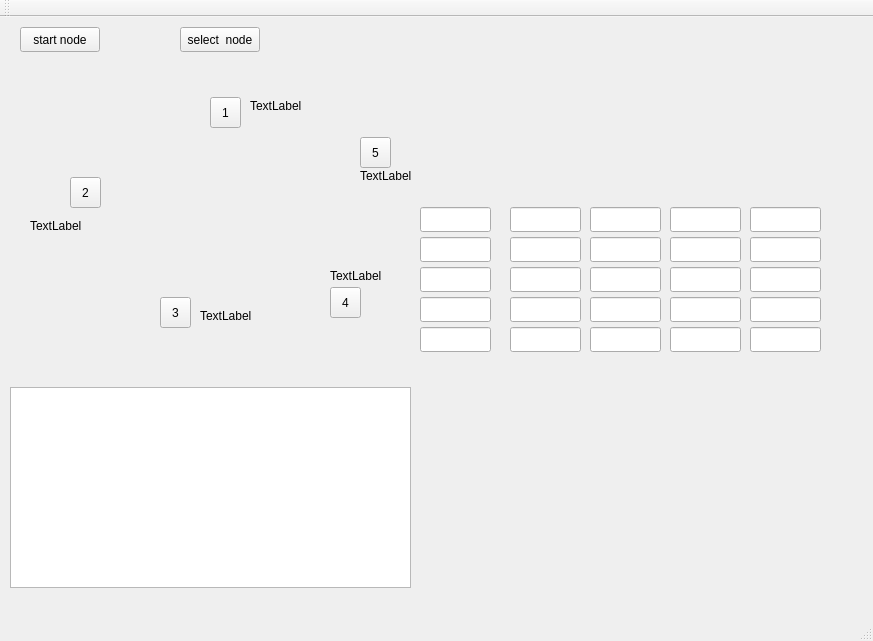
<?xml version="1.0" encoding="UTF-8"?>
<ui version="4.0">
 <class>MainWindow</class>
 <widget class="QMainWindow" name="MainWindow">
  <property name="geometry">
   <rect>
    <x>0</x>
    <y>0</y>
    <width>873</width>
    <height>641</height>
   </rect>
  </property>
  <property name="windowTitle">
   <string>MainWindow</string>
  </property>
  <widget class="QWidget" name="centralWidget">
   <widget class="QPushButton" name="pushButton">
    <property name="geometry">
     <rect>
      <x>20</x>
      <y>10</y>
      <width>80</width>
      <height>25</height>
     </rect>
    </property>
    <property name="text">
     <string>start node</string>
    </property>
   </widget>
   <widget class="QPushButton" name="pushButton_2">
    <property name="geometry">
     <rect>
      <x>180</x>
      <y>10</y>
      <width>80</width>
      <height>25</height>
     </rect>
    </property>
    <property name="text">
     <string>select  node</string>
    </property>
   </widget>
   <widget class="QTextEdit" name="textEdit">
    <property name="geometry">
     <rect>
      <x>10</x>
      <y>370</y>
      <width>401</width>
      <height>201</height>
     </rect>
    </property>
   </widget>
   <widget class="QToolButton" name="toolButton">
    <property name="geometry">
     <rect>
      <x>70</x>
      <y>160</y>
      <width>31</width>
      <height>31</height>
     </rect>
    </property>
    <property name="text">
     <string>2</string>
    </property>
   </widget>
   <widget class="QToolButton" name="toolButton_2">
    <property name="geometry">
     <rect>
      <x>160</x>
      <y>280</y>
      <width>31</width>
      <height>31</height>
     </rect>
    </property>
    <property name="text">
     <string>3</string>
    </property>
   </widget>
   <widget class="QToolButton" name="toolButton_3">
    <property name="geometry">
     <rect>
      <x>210</x>
      <y>80</y>
      <width>31</width>
      <height>31</height>
     </rect>
    </property>
    <property name="text">
     <string>1</string>
    </property>
   </widget>
   <widget class="QToolButton" name="toolButton_4">
    <property name="geometry">
     <rect>
      <x>330</x>
      <y>270</y>
      <width>31</width>
      <height>31</height>
     </rect>
    </property>
    <property name="text">
     <string>4</string>
    </property>
   </widget>
   <widget class="QToolButton" name="toolButton_5">
    <property name="geometry">
     <rect>
      <x>360</x>
      <y>120</y>
      <width>31</width>
      <height>31</height>
     </rect>
    </property>
    <property name="text">
     <string>5</string>
    </property>
   </widget>
   <widget class="QLabel" name="label">
    <property name="geometry">
     <rect>
      <x>30</x>
      <y>200</y>
      <width>58</width>
      <height>17</height>
     </rect>
    </property>
    <property name="text">
     <string>TextLabel</string>
    </property>
   </widget>
   <widget class="QLabel" name="label_2">
    <property name="geometry">
     <rect>
      <x>250</x>
      <y>80</y>
      <width>58</width>
      <height>17</height>
     </rect>
    </property>
    <property name="text">
     <string>TextLabel</string>
    </property>
   </widget>
   <widget class="QLabel" name="label_3">
    <property name="geometry">
     <rect>
      <x>360</x>
      <y>150</y>
      <width>58</width>
      <height>17</height>
     </rect>
    </property>
    <property name="text">
     <string>TextLabel</string>
    </property>
   </widget>
   <widget class="QLabel" name="label_4">
    <property name="geometry">
     <rect>
      <x>330</x>
      <y>250</y>
      <width>58</width>
      <height>17</height>
     </rect>
    </property>
    <property name="text">
     <string>TextLabel</string>
    </property>
   </widget>
   <widget class="QLabel" name="label_5">
    <property name="geometry">
     <rect>
      <x>200</x>
      <y>290</y>
      <width>58</width>
      <height>17</height>
     </rect>
    </property>
    <property name="text">
     <string>TextLabel</string>
    </property>
   </widget>
   <widget class="QLineEdit" name="lineEdit">
    <property name="geometry">
     <rect>
      <x>420</x>
      <y>190</y>
      <width>71</width>
      <height>25</height>
     </rect>
    </property>
   </widget>
   <widget class="QLineEdit" name="lineEdit_2">
    <property name="geometry">
     <rect>
      <x>420</x>
      <y>220</y>
      <width>71</width>
      <height>25</height>
     </rect>
    </property>
   </widget>
   <widget class="QLineEdit" name="lineEdit_3">
    <property name="geometry">
     <rect>
      <x>420</x>
      <y>250</y>
      <width>71</width>
      <height>25</height>
     </rect>
    </property>
   </widget>
   <widget class="QLineEdit" name="lineEdit_4">
    <property name="geometry">
     <rect>
      <x>420</x>
      <y>280</y>
      <width>71</width>
      <height>25</height>
     </rect>
    </property>
   </widget>
   <widget class="QLineEdit" name="lineEdit_5">
    <property name="geometry">
     <rect>
      <x>420</x>
      <y>310</y>
      <width>71</width>
      <height>25</height>
     </rect>
    </property>
   </widget>
   <widget class="QLineEdit" name="lineEdit_6">
    <property name="geometry">
     <rect>
      <x>510</x>
      <y>310</y>
      <width>71</width>
      <height>25</height>
     </rect>
    </property>
   </widget>
   <widget class="QLineEdit" name="lineEdit_7">
    <property name="geometry">
     <rect>
      <x>510</x>
      <y>220</y>
      <width>71</width>
      <height>25</height>
     </rect>
    </property>
   </widget>
   <widget class="QLineEdit" name="lineEdit_8">
    <property name="geometry">
     <rect>
      <x>510</x>
      <y>280</y>
      <width>71</width>
      <height>25</height>
     </rect>
    </property>
   </widget>
   <widget class="QLineEdit" name="lineEdit_9">
    <property name="geometry">
     <rect>
      <x>510</x>
      <y>190</y>
      <width>71</width>
      <height>25</height>
     </rect>
    </property>
   </widget>
   <widget class="QLineEdit" name="lineEdit_10">
    <property name="geometry">
     <rect>
      <x>510</x>
      <y>250</y>
      <width>71</width>
      <height>25</height>
     </rect>
    </property>
   </widget>
   <widget class="QLineEdit" name="lineEdit_11">
    <property name="geometry">
     <rect>
      <x>590</x>
      <y>310</y>
      <width>71</width>
      <height>25</height>
     </rect>
    </property>
   </widget>
   <widget class="QLineEdit" name="lineEdit_12">
    <property name="geometry">
     <rect>
      <x>590</x>
      <y>220</y>
      <width>71</width>
      <height>25</height>
     </rect>
    </property>
   </widget>
   <widget class="QLineEdit" name="lineEdit_13">
    <property name="geometry">
     <rect>
      <x>590</x>
      <y>280</y>
      <width>71</width>
      <height>25</height>
     </rect>
    </property>
   </widget>
   <widget class="QLineEdit" name="lineEdit_14">
    <property name="geometry">
     <rect>
      <x>590</x>
      <y>190</y>
      <width>71</width>
      <height>25</height>
     </rect>
    </property>
   </widget>
   <widget class="QLineEdit" name="lineEdit_15">
    <property name="geometry">
     <rect>
      <x>590</x>
      <y>250</y>
      <width>71</width>
      <height>25</height>
     </rect>
    </property>
   </widget>
   <widget class="QLineEdit" name="lineEdit_16">
    <property name="geometry">
     <rect>
      <x>670</x>
      <y>310</y>
      <width>71</width>
      <height>25</height>
     </rect>
    </property>
   </widget>
   <widget class="QLineEdit" name="lineEdit_17">
    <property name="geometry">
     <rect>
      <x>670</x>
      <y>220</y>
      <width>71</width>
      <height>25</height>
     </rect>
    </property>
   </widget>
   <widget class="QLineEdit" name="lineEdit_18">
    <property name="geometry">
     <rect>
      <x>670</x>
      <y>280</y>
      <width>71</width>
      <height>25</height>
     </rect>
    </property>
   </widget>
   <widget class="QLineEdit" name="lineEdit_19">
    <property name="geometry">
     <rect>
      <x>670</x>
      <y>190</y>
      <width>71</width>
      <height>25</height>
     </rect>
    </property>
   </widget>
   <widget class="QLineEdit" name="lineEdit_20">
    <property name="geometry">
     <rect>
      <x>670</x>
      <y>250</y>
      <width>71</width>
      <height>25</height>
     </rect>
    </property>
   </widget>
   <widget class="QLineEdit" name="lineEdit_21">
    <property name="geometry">
     <rect>
      <x>750</x>
      <y>310</y>
      <width>71</width>
      <height>25</height>
     </rect>
    </property>
   </widget>
   <widget class="QLineEdit" name="lineEdit_22">
    <property name="geometry">
     <rect>
      <x>750</x>
      <y>220</y>
      <width>71</width>
      <height>25</height>
     </rect>
    </property>
   </widget>
   <widget class="QLineEdit" name="lineEdit_23">
    <property name="geometry">
     <rect>
      <x>750</x>
      <y>280</y>
      <width>71</width>
      <height>25</height>
     </rect>
    </property>
   </widget>
   <widget class="QLineEdit" name="lineEdit_24">
    <property name="geometry">
     <rect>
      <x>750</x>
      <y>190</y>
      <width>71</width>
      <height>25</height>
     </rect>
    </property>
   </widget>
   <widget class="QLineEdit" name="lineEdit_25">
    <property name="geometry">
     <rect>
      <x>750</x>
      <y>250</y>
      <width>71</width>
      <height>25</height>
     </rect>
    </property>
   </widget>
  </widget>
  <widget class="QMenuBar" name="menuBar">
   <property name="geometry">
    <rect>
     <x>0</x>
     <y>0</y>
     <width>873</width>
     <height>22</height>
    </rect>
   </property>
  </widget>
  <widget class="QToolBar" name="mainToolBar">
   <attribute name="toolBarArea">
    <enum>TopToolBarArea</enum>
   </attribute>
   <attribute name="toolBarBreak">
    <bool>false</bool>
   </attribute>
  </widget>
  <widget class="QStatusBar" name="statusBar"/>
 </widget>
 <layoutdefault spacing="6" margin="11"/>
 <resources/>
 <connections/>
</ui>
